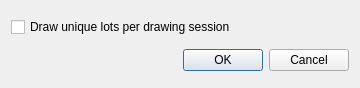
<?xml version="1.0" encoding="UTF-8"?>
<ui version="4.0">
 <class>ConfigureDrawingDialog</class>
 <widget class="QDialog" name="ConfigureDrawingDialog">
  <property name="geometry">
   <rect>
    <x>0</x>
    <y>0</y>
    <width>360</width>
    <height>88</height>
   </rect>
  </property>
  <property name="windowTitle">
   <string>Configure drawing</string>
  </property>
  <layout class="QHBoxLayout" name="horizontalLayout_2">
   <item>
    <layout class="QVBoxLayout" name="mainLayout">
     <item>
      <widget class="QCheckBox" name="uniqueResults">
       <property name="text">
        <string>Draw unique lots per drawing session</string>
       </property>
      </widget>
     </item>
     <item>
      <layout class="QHBoxLayout" name="horizontalLayout">
       <item>
        <spacer name="horizontalSpacer">
         <property name="orientation">
          <enum>Qt::Horizontal</enum>
         </property>
         <property name="sizeHint" stdset="0">
          <size>
           <width>40</width>
           <height>20</height>
          </size>
         </property>
        </spacer>
       </item>
       <item>
        <widget class="QPushButton" name="okButton">
         <property name="text">
          <string>OK</string>
         </property>
        </widget>
       </item>
       <item>
        <widget class="QPushButton" name="cancelButton">
         <property name="text">
          <string>Cancel</string>
         </property>
        </widget>
       </item>
      </layout>
     </item>
    </layout>
   </item>
  </layout>
 </widget>
 <resources/>
 <connections/>
</ui>
